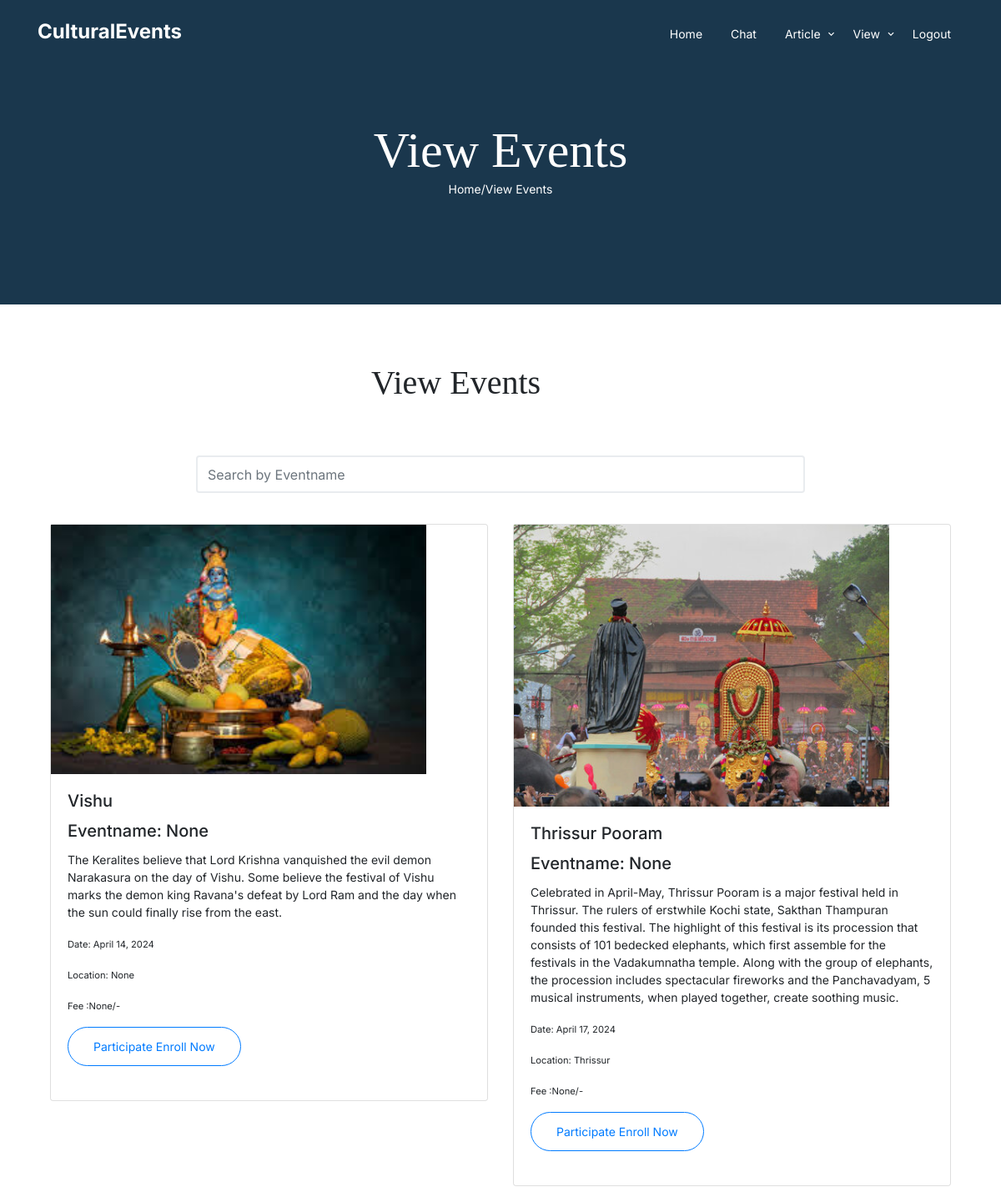
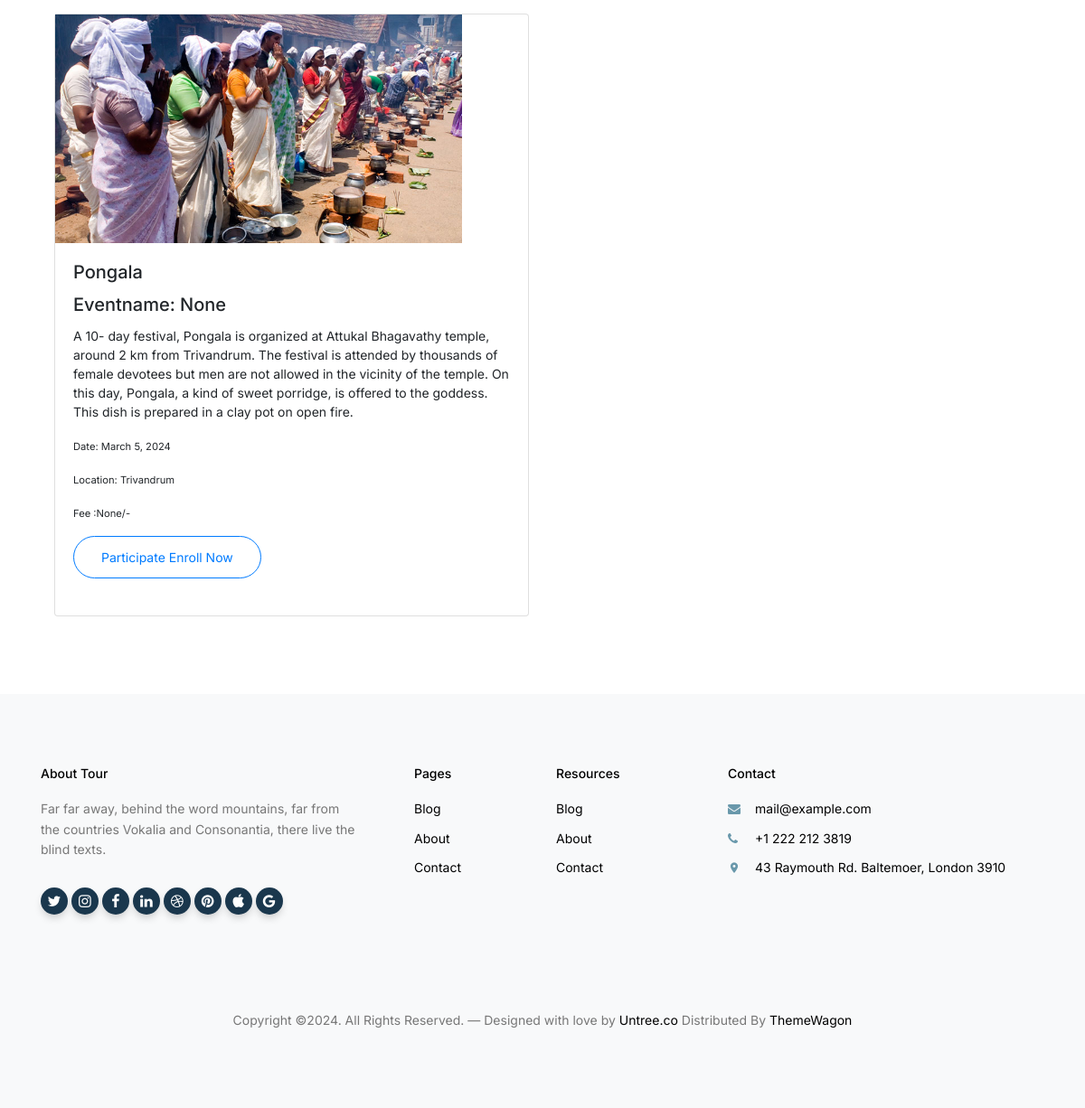
The page /viewevent_u/ on the database its author committed (2 pictures, top to bottom).
### app/models.py (models this page shows)
class Events(models.Model):
    user=models.ForeignKey(User,on_delete=models.CASCADE,null=True)
    name=models.CharField(max_length=50)
    date=models.DateField(null=True)
    image=models.ImageField(upload_to="Image",null=True)
    ename=models.CharField(max_length=200,null=True)
    dis=models.CharField(max_length=200,null=True)
    des=models.CharField(max_length=200,null=True)
    fee=models.IntegerField(null=True)
    status=models.CharField(max_length=20,default='pending')

### app/views.py (the view)
# urls.py: path('viewevent_u/',views.viewevent_u),
def viewevent_u(request):
    data = Events.objects.all()
    return render(request, "User/viewevents.html", {"data": data})

### templates/User/viewevents.html (shortened to what this page needs)
{% extends 'User/common_us.html' %}
{% load static %}
{% block content %}
  <div class="hero hero-inner">
    <div class="container">
      <div class="row align-items-center">
        <div class="col-lg-6 mx-auto text-center">
          <div class="intro-wrap">
            <h1 class="mb-0">View Events</h1>
            <p class="text-white"><a href="/userhome" style="color: white;">Home</a>/View Events</p>
          </div>
        </div>
      </div>
    </div>
  </div>
  <div class="untree_co-section">
    <div class="container">
      <h1 class="mb-0" style="margin-left: 400px;">View Events</h1><br>
      <div class="row">
        <div class="col-md-12">
<link rel="stylesheet" href="https://cdn.jsdelivr.net/npm/bootstrap-icons@1.11.2/font/bootstrap-icons.min.css">
<br>
<br>
<div class="row">
  <div class="col-lg-2"></div>
  <div class="col-lg-8" data-aos="fade-up" data-aos-delay="200">
      <div class="mb-3">
          <input type="text" class="form-control" id="bookSearch" placeholder="Search by Eventname">
      </div>
  </div>
</div>
<br>
<div class="section">
<div class="container-fluid">
<div class="row">
    {% for i in data %}
        <div class="col-6 book-card" data-book-name="{{ i.name }}">
            <div class="card mb-3" style="max-width: 540px;">
                <div class="row g-0">
                    <div class="col-md-12">
                        <img src="/static/media/{{i.image}}" class="img-fluid rounded-start" alt="image" height="450" width="450">
                    </div>
                    <div class="col-md-12">
                        <div class="card-body">
                            <h5 class="card-title">{{ i.name }}</h5>
                            <h5 class="card-title">Eventname: {{ i.ename }}</h5>
                            <p class="card-text">{{ i.des }}</p>
                            <p class="card-text"><small>Date: {{ i.date }}</small></p>
                            <p class="card-text"><small>Location: {{ i.dis }}</small></p>
                            <p class="card-text"><small>Fee :{{ i.fee }}/-</small></p>
                            <a href="/bookevent_u?id={{i.id}}"><button type="button" class="btn btn-outline-primary">Participate Enroll Now</button></a><br><br>
                        </div>
                    </div>
                </div>
            </div>
        </div>
    {% endfor %}
</div>
</div>
</div>
</div>
</div>
</div>
  </div>
  {% endblock %}

### static/css/style.css (style rules this page uses)
body { font-family: "Inter", sans-serif; line-height: 1.5; background: #ffffff; overflow-x: hidden; font-size: 14px; }
body:before { content: ""; position: fixed; top: 0; left: 0; z-index: 99; right: 0; bottom: 0; background: rgba(0, 0, 0, 0.2); opacity: 0; visibility: hidden; -webkit-transition: .3s all ease; -o-transition: .3s all ease; transition: .3s all ease; }
a { color: #1A374D; -webkit-transition: .3s all ease; -o-transition: .3s all ease; transition: .3s all ease; }
h1, .h1, h2, .h2, h3, .h3, h4, .h4 { font-family: "Source Serif Pro", serif; }
.btn { padding-top: 12px; padding-bottom: 12px; padding-left: 30px; padding-right: 30px; border-radius: 30px; font-size: 14px; }
.form-control, .custom-select { border: 2px solid #e9ecef; font-size: 16px; height: 45px; }
.hero { padding: 7rem 0 10rem 0; background: #6998AB; margin-bottom: 100px; }
.hero.hero-inner { padding: 9rem 0 7rem 0; margin-bottom: auto; background: #1A374D; }
.hero h1 { color: #ffffff; font-size: 60px; }
.hero .intro-wrap { position: relative; z-index: 1; }
.untree_co-section { padding: 70px 0; }

### rows shown on the page
Events: image (picture), name "Vishu", ename "None", des "The Keralites believe that Lord Krishna vanquished the evil demon Narakasura on the day of Vishu. Some believe the festival of Vishu marks the demon king Ravana's defeat by Lord Ram and the day when the sun could finally rise from the east.", date "April 14, 2024", dis "None", fee "None"
Events: image (picture), name "Thrissur Pooram", ename "None", des "Celebrated in April-May, Thrissur Pooram is a major festival held in Thrissur. The rulers of erstwhile Kochi state, Sakthan Thampuran founded this festival. The highlight of this festival is its procession that consists of 101 bedecked elephants, which first assemble for the festivals in the Vadakumnatha temple. Along with the group of elephants, the procession includes spectacular fireworks and the Panchavadyam, 5 musical instruments, when played together, create soothing music.", date "April 17, 2024", dis "Thrissur", fee "None"
Events: image (picture), name "Pongala", ename "None", des "A 10- day festival, Pongala is organized at Attukal Bhagavathy temple, around 2 km from Trivandrum. The festival is attended by thousands of female devotees but men are not allowed in the vicinity of the temple. On this day, Pongala, a kind of sweet porridge, is offered to the goddess. This dish is prepared in a clay pot on open fire.", date "March 5, 2024", dis "Trivandrum", fee "None"
